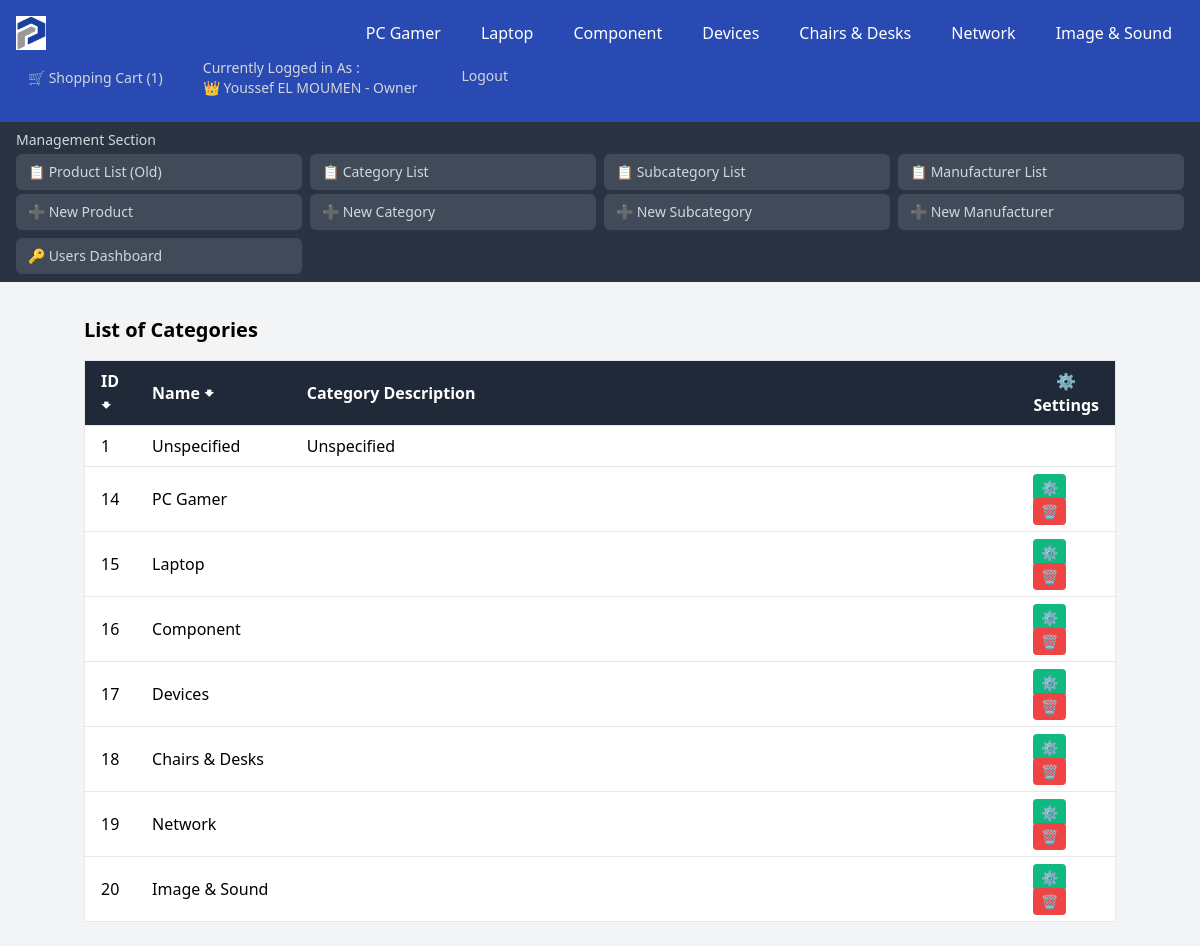
/Category/Categories_List.php (signed in), run on an earlier commit of the app's database.
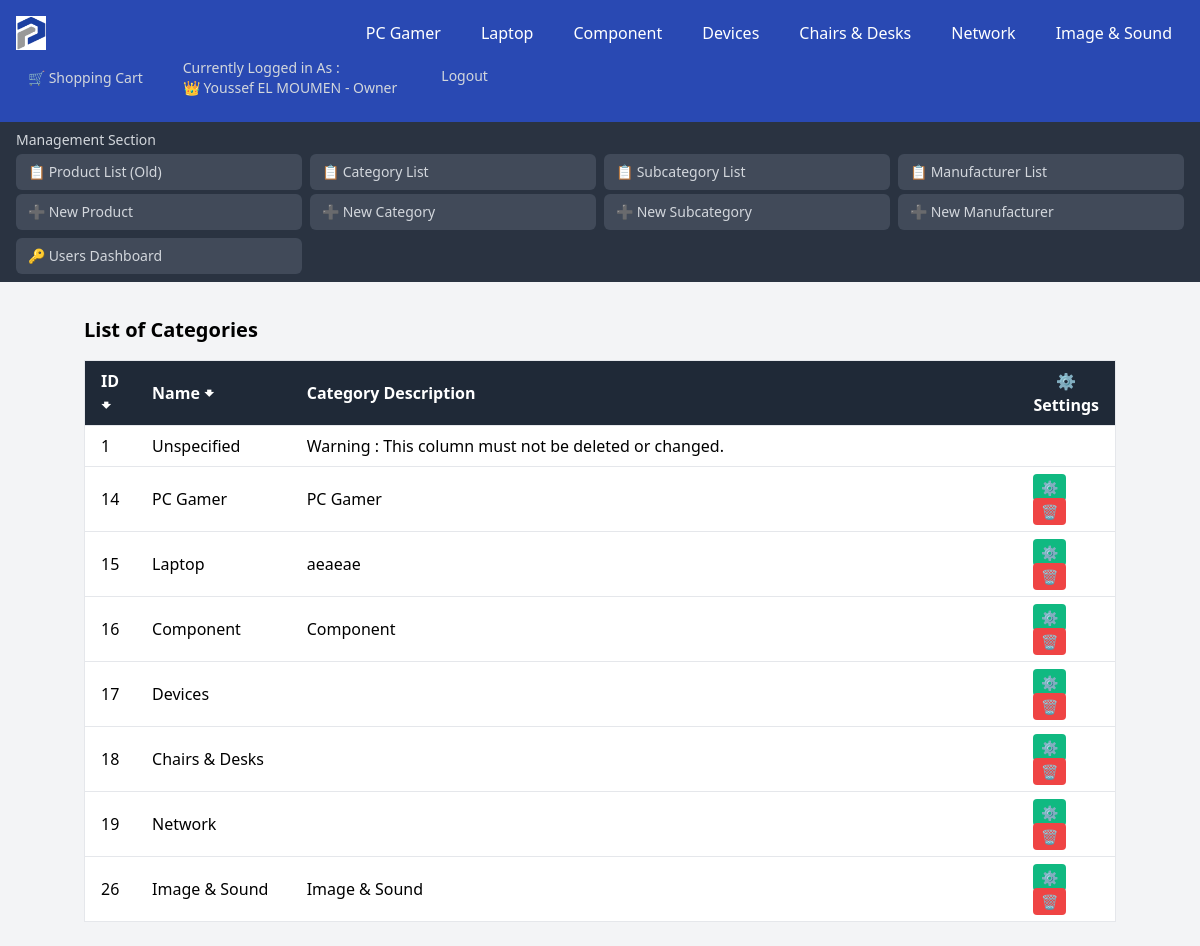
And on a later commit of the database.
### tables this page shows
CREATE TABLE `categories` (
  `Category_ID` int NOT NULL AUTO_INCREMENT,
  `Category_Name` varchar(100) DEFAULT 'Unspecified',
  `Category_Desc` varchar(2000) DEFAULT NULL,
  PRIMARY KEY (`Category_ID`),
  UNIQUE KEY `UC_Category_Name` (`Category_Name`),
  UNIQUE KEY `Category_Name` (`Category_Name`)
);

CREATE TABLE `users` (
  `User_ID` int NOT NULL AUTO_INCREMENT,
  `User_Username` varchar(255) DEFAULT NULL,
  `User_FirstName` varchar(255) DEFAULT NULL,
  `User_LastName` varchar(255) DEFAULT NULL,
  `User_Phone` varchar(255) DEFAULT NULL,
  `User_Country` varchar(255) DEFAULT NULL,
  `User_Address` varchar(255) DEFAULT NULL,
  `User_Email` varchar(255) DEFAULT NULL,
  `User_Password` varchar(255) DEFAULT NULL,
  `User_RegisterationDate` timestamp NULL DEFAULT CURRENT_TIMESTAMP,
  `User_Role` enum('Owner','Admin','Client') NOT NULL DEFAULT 'Client',
  `Account_Status` varchar(255) DEFAULT 'Unlocked',
  PRIMARY KEY (`User_ID`),
  UNIQUE KEY `User_Username` (`User_Username`)
);

### Category/Categories_List.php (the view, shortened to what this page needs)
<!DOCTYPE html>
<html lang="en">
<head>
    <?php
    include_once ("../DB_Connexion.php");
    $User_ID = $_SESSION['User_ID'];
    $query = "SELECT User_Role, User_Username , User_FirstName , User_LastName FROM Users WHERE User_ID = :User_ID";
    $pdostmt = $connexion->prepare($query);
    $pdostmt->execute([':User_ID' => $User_ID]);
    if ($User = $pdostmt->fetch(PDO::FETCH_ASSOC)) {
        $User_Role = $User['User_Role'];
        $User_FullName = $User['User_FirstName'] . ' ' . $User['User_LastName'];
    }
    if (isset($_SESSION['User_ID'])) {
        $Shopping_Cart = "SELECT CartItem_ID FROM ShoppingCart WHERE User_ID = :User_ID";
        $pdostmt_shopping = $connexion->prepare($Shopping_Cart);
        $pdostmt_shopping->execute([':User_ID' => $User_ID]);
        $Cart_Count = $pdostmt_shopping->rowCount();
    }
    $Categories = "SELECT Category_ID, Category_Name, Category_Desc FROM Categories";
    $pdoCategories = $connexion->prepare($Categories);
    $pdoCategories->execute();
    $Categories = $pdoCategories->fetchAll(PDO::FETCH_ASSOC);
    ?>
</head>
<body class="bg-gray-100">
    <nav class="bg-blue-800 text-white">
        <div class="flex flex-wrap justify-between items-center p-4">
            <a href=".././"><img src="../Logo.png" alt="Logo" id="Logo"></a>
            <div class="flex flex-wrap space-x-4">
                <?php foreach ($Categories as $Category): ?>
                    <?php if ($Category['Category_Name'] !== 'Unspecified'):
                        ?>
                        <div class="relative category">
                            <a href=".././?id=<?php echo $Category['Category_ID'] ?>&Type=Category&Name=<?php echo str_replace(' ', '', $Category['Category_Name']) ?>"
                                class="px-3 py-2 hover:bg-gray-700"><?php echo $Category['Category_Name']; ?></a>
                        </div>
                    <?php endif; ?>
                <?php endforeach; ?>
            </div>
            <div class="flex space-x-4">
                <?php if (isset($_SESSION['User_ID'])):
                    if ($User_Role === 'Owner') {
                        $Emoji = '👑';
                    } elseif ($User_Role === 'Admin') {
                        $Emoji = '👨‍💼';
                    } else {
                        $Emoji = '💼';
                    }
                    ?>
                    <a href="../User/User_ShoppingCart.php"
                        class="flex items-center text-gray-300 hover:bg-green-700 px-3 py-2 rounded-md text-sm font-medium">
                        🛒 Shopping Cart
                        <?php if ($Cart_Count > 0) { ?>
                            (<?php echo $Cart_Count ?>)
                        <?php } ?>
                    </a>
                    <a class="text-gray-300 hover:bg-blue-700 px-3 py-2 rounded-md text-sm font-medium"
                        href="User_Modify.php?id=<?php echo $User_ID; ?>&FullName=<?php echo urlencode($User_FullName); ?>">Currently
                        Logged in As : <br><span><?php echo $Emoji . ' ' . $User_FullName ?> -
                            <?php echo $User_Role ?></span></a>
                    <a href="../User/User_Logout.php"
                        class="text-gray-300 hover:bg-red-700 px-4 py-4 rounded-md text-sm font-medium">Logout</a>
                <?php endif; ?>
            </div>
        </div>
        <?php if (!empty($_SESSION['User_ID']) || !empty($_SESSION['User_Role'])): ?>
            <?php if ($User['User_Role'] !== 'Client') { ?>
                <div class="bg-gray-800 text-white py-2 px-4">
                    <h6 class="text-sm font-medium text-gray-300 mb-1">Management Section</h6>
                    <div class="grid grid-cols-2 md:grid-cols-4 gap-2">
                        <div class="space-y-1">
                            <a href="../Product/Products_List.php"
                                class="block bg-gray-700 hover:bg-blue-600 px-3 py-2 rounded-md text-sm font-medium text-gray-300 transition duration-300">📋
                                Product List (Old)</a>
                            <a href="../Product/Products_Add.php"
                                class="block bg-gray-700 hover:bg-blue-600 px-3 py-2 rounded-md text-sm font-medium text-gray-300 transition duration-300">➕
                                New Product</a>
                        </div>
                        <div class="space-y-1">
                            <a href="../Category/Categories_List.php"
                                class="block bg-gray-700 hover:bg-blue-600 px-3 py-2 rounded-md text-sm font-medium text-gray-300 transition duration-300">📋
                                Category List</a>
                            <a href="../Category/Categories_Add.php"
                                class="block bg-gray-700 hover:bg-blue-600 px-3 py-2 rounded-md text-sm font-medium text-gray-300 transition duration-300">➕
                                New Category</a>
                        </div>
                        <div class="space-y-1">
                            <a href="../Category/SubCategories/SubCategories_List.php"
                                class="block bg-gray-700 hover:bg-blue-600 px-3 py-2 rounded-md text-sm font-medium text-gray-300 transition duration-300">📋
                                Subcategory List</a>
                            <a href="../Category/SubCategories/SubCategories_Add.php"
                                class="block bg-gray-700 hover:bg-blue-600 px-3 py-2 rounded-md text-sm font-medium text-gray-300 transition duration-300">➕
                                New Subcategory</a>
                        </div>
                        <div class="space-y-1">
                            <a href="../Manufacturer/Manufacturers_List.php"
                                class="block bg-gray-700 hover:bg-blue-600 px-3 py-2 rounded-md text-sm font-medium text-gray-300 transition duration-300">📋
                                Manufacturer List</a>
                            <a href="../Manufacturer/Manufacturers_Add.php"
                                class="block bg-gray-700 hover:bg-blue-600 px-3 py-2 rounded-md text-sm font-medium text-gray-300 transition duration-300">➕
                                New Manufacturer</a>
                        </div>
                        <?php if ($User['User_Role'] === 'Owner') { ?>
                            <div class="space-y-1">
                                <a href="../User/User_Management.php"
                                    class="block bg-gray-700 hover:bg-blue-600 px-3 py-2 rounded-md text-sm font-medium text-gray-300 transition duration-300">🔑
                                    Users Dashboard</a>
                            </div>
                        <?php } ?>
                    </div>
                </div>
            <?php } ?>
        <?php endif; ?>
    </nav>
    <div class="container mx-auto p-6">
        <div class="content-wrapper">
            <h1 class="text-xl font-semibold mb-4">List of Categories</h1>
            <div class="overflow-x-auto">
                <table class="min-w-full bg-white border border-gray-200">
                    <thead class="bg-gray-800 text-white">
                        <tr>
                            <th class="py-2 px-4 border-b text-left cursor-pointer" style="width : 5%"
                                onclick="sortTable(0)">ID
                                <span>🠻</span>
                            </th>
                            <th class="py-2 px-4 border-b text-left cursor-pointer" style="width : 15%"
                                onclick="sortTable(1)">Name
                                <span>🠻</span>
                            </th>
                            <th class="py-2 px-4 border-b text-left">Category Description</th>
                            <th class="py-2 px-4 border-b" style="width : 9% ">⚙️ Settings</th>
                        </tr>
                    </thead>
                    <tbody>
                        <?php foreach ($Categories as $Category):
                            $Category_Desc = strlen($Category['Category_Desc']) > 100 ? substr($Category['Category_Desc'], 0, 100) . "..." : $Category['Category_Desc'];
                            ?>
                            <tr class="border-b hover:bg-gray-100">
                                <td class="py-2 px-4 text-left"><?php echo $Category['Category_ID']; ?></td>
                                <td class="py-2 px-4 text-left"><?php echo $Category['Category_Name']; ?></td>
                                <td class="py-2 px-4 text-left limited-text">
                                    <?php if (strlen($Category['Category_Desc'] > 100)) {
                                        echo $Category_Desc;
                                    } else {
                                        echo $Category['Category_Desc'];
                                    } ?>
                                </td>
                                <td class="py-2 px-4 text-left">
                                    <?php if ($Category['Category_Name'] !== 'Unspecified') { ?>
                                        <a href="Categories_Modify.php?id=<?php echo $Category['Category_ID']; ?>&Category_Name=<?php echo $Category['Category_Name']; ?>"
                                            class="bg-green-500 text-white py-1 px-2 rounded hover:bg-green-600 text-sm">⚙️</a>
                                        <a href="Categories_Delete.php?id=<?php echo $Category['Category_ID']; ?>"
                                            onclick="return confirm('Are you sure you want to delete this Category?\n*Disclaimer* : This action is irreversible')"
                                            class="bg-red-500 text-white py-1 px-2 rounded hover:bg-red-600 text-sm">🗑️</a>
                                    <?php } ?>
                                </td>
                            </tr>
                        <?php endforeach; ?>
                    </tbody>
                </table>
            </div>
        </div>
    </div>
</body>
</html>

### DB_Connexion.php (shortened to what this page needs)
<!DOCTYPE html>
<html lang="en">
<head>
    <link href="https://cdn.jsdelivr.net/npm/tailwindcss@2.2.19/dist/tailwind.min.css" rel="stylesheet">
</head>
<body>
</body>
</html>

### Category/Categories_List.php (style rules this page uses)
#Logo { width: 30px; height: 34px; }
nav { height: auto; position: fixed; width: 100%; z-index: 1000; margin-bottom: auto; opacity: 95%; }
body { background-color: #e4e8f3; }
.content-wrapper { padding-top: auto; }
.container { display: flex; flex-direction: column; min-height: 100vh; width: 90%; max-width: 1500px; justify-content: space-between; }
.content-wrapper { flex: 1; margin-top: 0; padding-top: 10px; overflow-y: auto; }

What changed in the data, as far as the page shows it:
removed categories: Category_Name "Image & Sound", Category_ID "20"
changed categories "PC Gamer": Category_Desc (not shown) → "PC Gamer"
changed categories "Laptop": Category_Desc (not shown) → "aeaeae"
changed categories "Component": Category_Desc (not shown) → "Component"
added categories: Category_Name "Image & Sound", Category_ID "26", Category_Desc "Image & Sound"
changed categories "Unspecified": Category_Desc "Unspecified" → "Warning : This column must not be deleted or changed."
Also different on the page:
$Cart_Count: "1" → (not shown)
